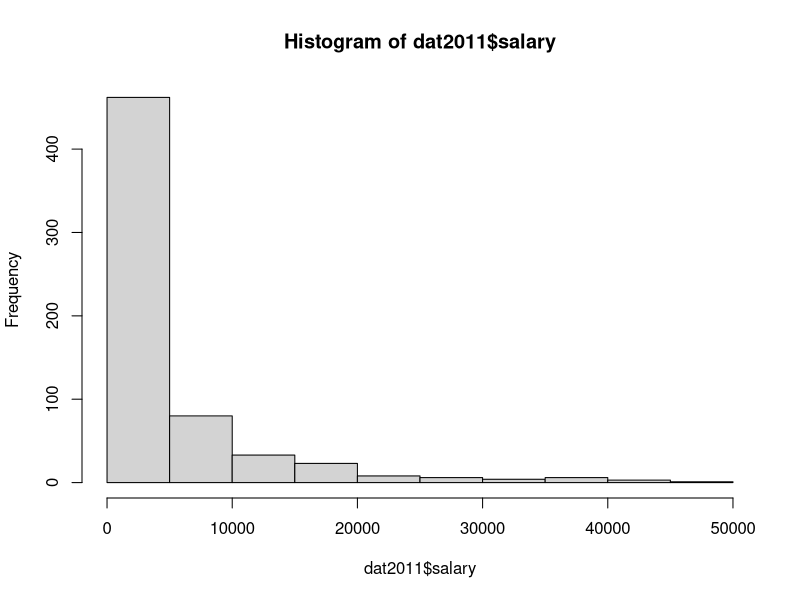
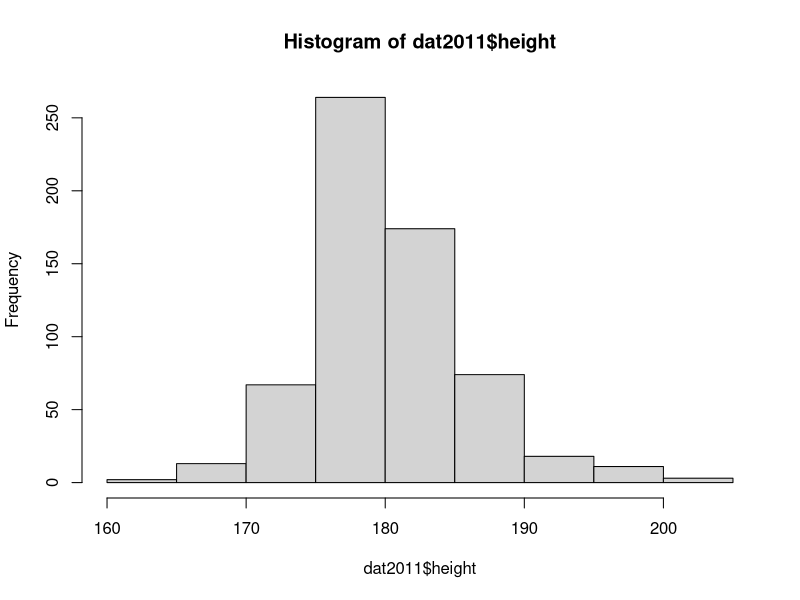
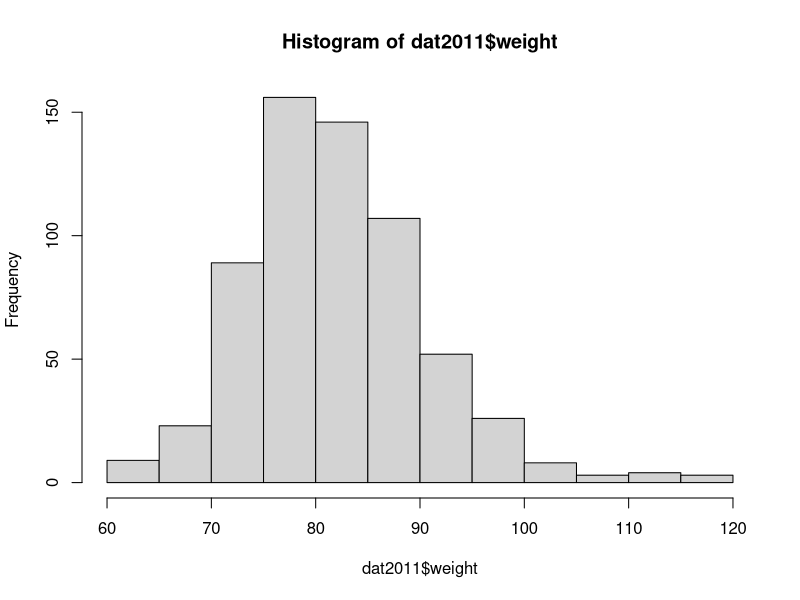
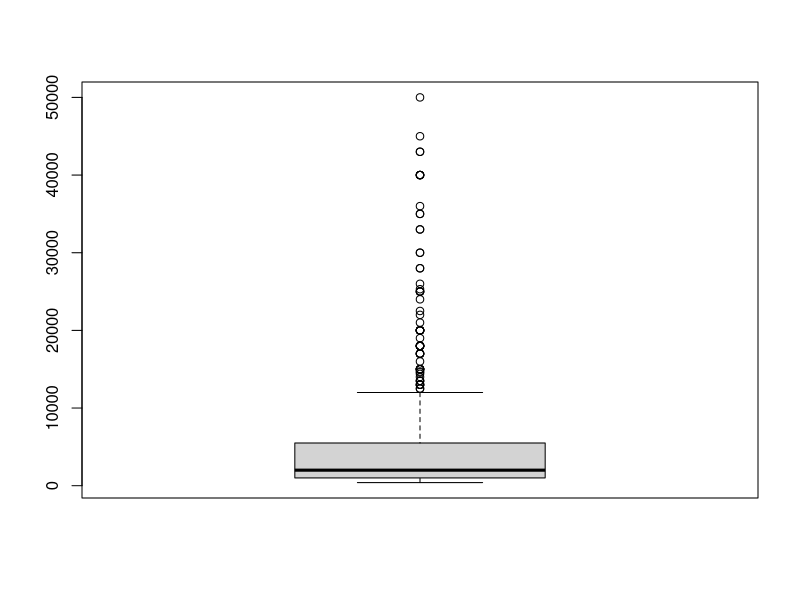

R code for these plots, in order: (Note: this script raises an error after producing the figures.)
rm(list = ls())
library(tidyverse)
dat <- read.csv("BaseballDecade.csv", na.strings = "NA")
dat2011 <- dat %>% filter(Year == "2011年度")

str(dat2011)
head(dat2011)

summary(dat2011)
quantile(dat2011$salary)
quantile(dat2011$salary, probs = c(0.3, 0.75))

# 基本的なヒストグラム
hist(dat2011$salary)
hist(dat2011$height)
hist(dat2011$weight)

# 箱ひげ図
boxplot(dat2011$salary)

# 3つのヒストグラムを横並びで表示し、ファイルに保存
png("../figures/05_descriptives/hist_func.png", width = 1200, height = 400)

# 日本語フォントの設定（Mac用）
par(family = "HiraginoSans-W3") # macOSのヒラギノフォント

par(mfrow = c(1, 3)) # 1行3列のレイアウト

# 給与のヒストグラム
hist(dat2011$salary,
     main = "給与のヒストグラム",
     xlab = "給与(万円)",
     ylab = "度数",
     col = "white",
     border = "black",
     density = 10,
     angle = 45)

# 身長のヒストグラム
hist(dat2011$height,
     main = "身長のヒストグラム",
     xlab = "身長(cm)",
     ylab = "度数",
     col = "white",
     border = "black",
     density = 15,
     angle = 90)

# 体重のヒストグラム
hist(dat2011$weight,
     main = "体重のヒストグラム",
     xlab = "体重(kg)",
     ylab = "度数",
     col = "white",
     border = "black",
     density = 20,
     angle = 135)

par(mfrow = c(1, 1)) # レイアウトをリセット
dev.off()

# factor型への変換
dat2011$position <- as.factor(dat2011$position)
table(dat2011$position)
